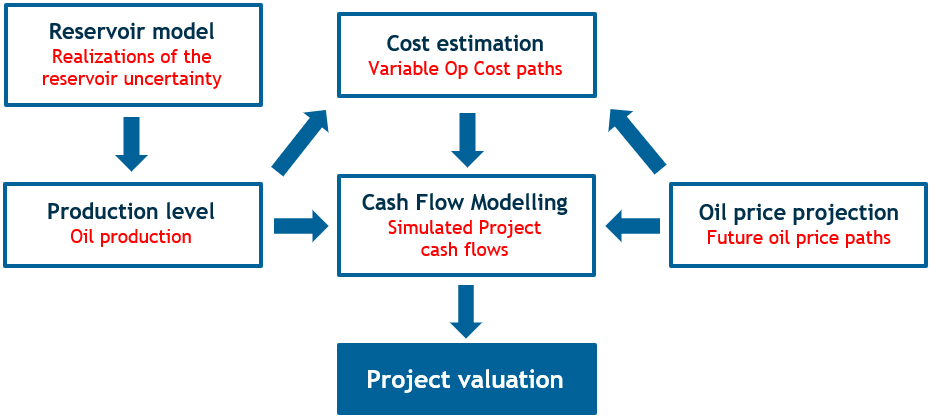
#> input picture paper_com_Bratvold/sn-article-template/valuation.png, 931 x 418 px
$ jupyter execute convert_figure.ipynb
#> lines starting #> are read from the running program, lines starting #| are printed output that depends on the picture
[cell 1]
from PIL import Image

# Carrega a imagem PNG (ou outro formato)
img = Image.open("valuation.png")
#> img is the input picture: PIL image 931x418 RGBA; mean R, G, B, A 226.6, 233.5, 239.2, 255
# Converte para RGB (EPS não suporta transparência)
img = img.convert("RGB")
#> img: PIL image 931x418 RGB
# Salva como EPS
img.save("valuation.eps", format='EPS')


img = Image.open("schematic_MCS.png")
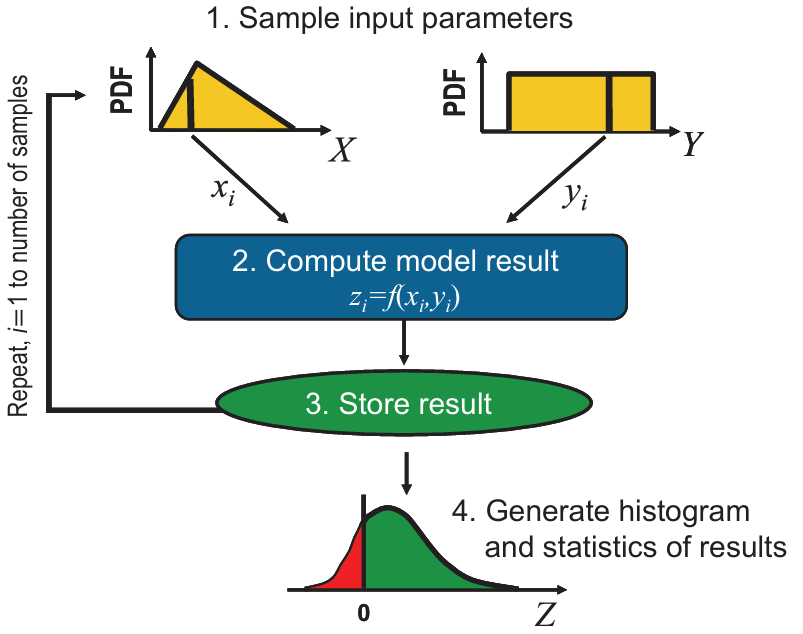
#> input picture paper_com_Bratvold/sn-article-template/schematic_MCS.png, 803 x 634 px
#> img is the input picture: PIL image 803x634 RGBA; mean R, G, B, A 217, 226.1, 222.7, 255
img = img.convert("RGB")
#> img: PIL image 803x634 RGB
img.save("schematic_MCS.eps", format='EPS')

img = Image.open("pdf_cdf.png")
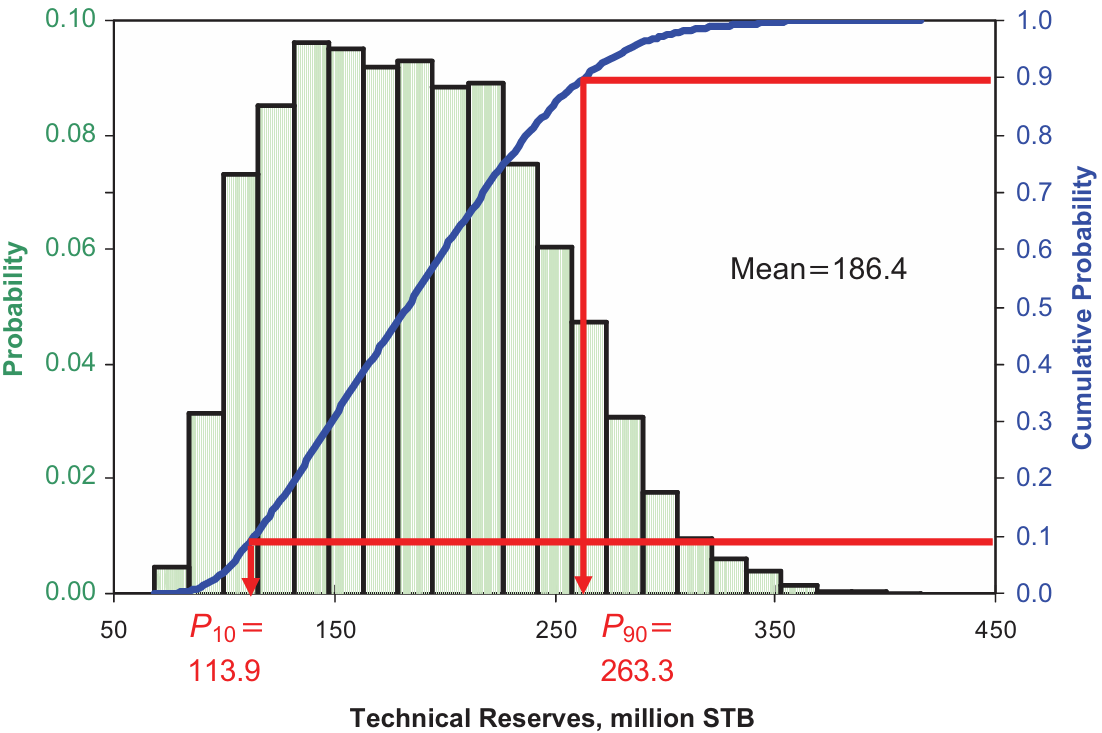
#> input picture paper_com_Bratvold/sn-article-template/pdf_cdf.png, 1102 x 733 px
#> img is the input picture: PIL image 1102x733 RGBA; mean R, G, B, A 232, 232.3, 229.1, 255
img = img.convert("RGB")
#> img: PIL image 1102x733 RGB
img.save("pdf_cdf.eps", format='EPS')
